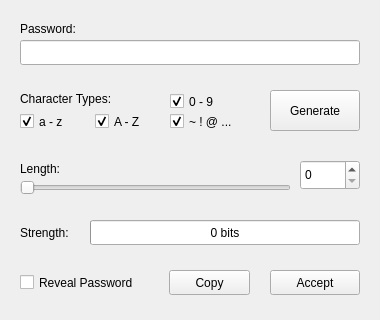
<?xml version="1.0" encoding="UTF-8"?>
<ui version="4.0">
 <class>Generator</class>
 <widget class="QWidget" name="Generator">
  <property name="geometry">
   <rect>
    <x>0</x>
    <y>0</y>
    <width>380</width>
    <height>320</height>
   </rect>
  </property>
  <property name="sizePolicy">
   <sizepolicy hsizetype="Fixed" vsizetype="Fixed">
    <horstretch>0</horstretch>
    <verstretch>0</verstretch>
   </sizepolicy>
  </property>
  <property name="maximumSize">
   <size>
    <width>380</width>
    <height>320</height>
   </size>
  </property>
  <property name="windowTitle">
   <string>PassMan Password Generator</string>
  </property>
  <widget class="QLabel" name="passwordPabel">
   <property name="geometry">
    <rect>
     <x>20</x>
     <y>20</y>
     <width>81</width>
     <height>17</height>
    </rect>
   </property>
   <property name="text">
    <string>Password:</string>
   </property>
  </widget>
  <widget class="QPushButton" name="copyButton">
   <property name="geometry">
    <rect>
     <x>169</x>
     <y>270</y>
     <width>81</width>
     <height>25</height>
    </rect>
   </property>
   <property name="text">
    <string>Copy</string>
   </property>
  </widget>
  <widget class="QPushButton" name="acceptButton">
   <property name="geometry">
    <rect>
     <x>270</x>
     <y>270</y>
     <width>90</width>
     <height>25</height>
    </rect>
   </property>
   <property name="text">
    <string>Accept</string>
   </property>
  </widget>
  <widget class="QLineEdit" name="passwordLineEdit">
   <property name="geometry">
    <rect>
     <x>20</x>
     <y>40</y>
     <width>340</width>
     <height>25</height>
    </rect>
   </property>
   <property name="echoMode">
    <enum>QLineEdit::Password</enum>
   </property>
  </widget>
  <widget class="QLabel" name="characterTypeLabel">
   <property name="geometry">
    <rect>
     <x>20</x>
     <y>90</y>
     <width>121</width>
     <height>17</height>
    </rect>
   </property>
   <property name="text">
    <string>Character Types:</string>
   </property>
  </widget>
  <widget class="QCheckBox" name="lowerCheckbox">
   <property name="geometry">
    <rect>
     <x>20</x>
     <y>110</y>
     <width>61</width>
     <height>23</height>
    </rect>
   </property>
   <property name="text">
    <string>a - z</string>
   </property>
   <property name="checked">
    <bool>true</bool>
   </property>
  </widget>
  <widget class="QCheckBox" name="upperCheckbox">
   <property name="geometry">
    <rect>
     <x>95</x>
     <y>110</y>
     <width>61</width>
     <height>23</height>
    </rect>
   </property>
   <property name="text">
    <string>A - Z</string>
   </property>
   <property name="checked">
    <bool>true</bool>
   </property>
  </widget>
  <widget class="QCheckBox" name="numeralCheckbox">
   <property name="geometry">
    <rect>
     <x>170</x>
     <y>90</y>
     <width>61</width>
     <height>23</height>
    </rect>
   </property>
   <property name="text">
    <string>0 - 9</string>
   </property>
   <property name="checked">
    <bool>true</bool>
   </property>
  </widget>
  <widget class="QCheckBox" name="otherCheckbox">
   <property name="geometry">
    <rect>
     <x>170</x>
     <y>110</y>
     <width>91</width>
     <height>23</height>
    </rect>
   </property>
   <property name="text">
    <string>~ ! @ ...</string>
   </property>
   <property name="checked">
    <bool>true</bool>
   </property>
  </widget>
  <widget class="QSlider" name="lengthSLider">
   <property name="geometry">
    <rect>
     <x>20</x>
     <y>180</y>
     <width>271</width>
     <height>16</height>
    </rect>
   </property>
   <property name="maximum">
    <number>64</number>
   </property>
   <property name="orientation">
    <enum>Qt::Horizontal</enum>
   </property>
  </widget>
  <widget class="QPushButton" name="generateButton">
   <property name="geometry">
    <rect>
     <x>270</x>
     <y>90</y>
     <width>90</width>
     <height>41</height>
    </rect>
   </property>
   <property name="text">
    <string>Generate</string>
   </property>
  </widget>
  <widget class="QLabel" name="lengthLabel">
   <property name="geometry">
    <rect>
     <x>20</x>
     <y>160</y>
     <width>61</width>
     <height>17</height>
    </rect>
   </property>
   <property name="text">
    <string>Length:</string>
   </property>
  </widget>
  <widget class="QSpinBox" name="lengthSpinBox">
   <property name="geometry">
    <rect>
     <x>300</x>
     <y>160</y>
     <width>60</width>
     <height>30</height>
    </rect>
   </property>
   <property name="maximum">
    <number>256</number>
   </property>
  </widget>
  <widget class="QLabel" name="strengthLabel">
   <property name="geometry">
    <rect>
     <x>20</x>
     <y>220</y>
     <width>71</width>
     <height>25</height>
    </rect>
   </property>
   <property name="text">
    <string>Strength:</string>
   </property>
  </widget>
  <widget class="QProgressBar" name="strengthProgressBar">
   <property name="geometry">
    <rect>
     <x>90</x>
     <y>220</y>
     <width>270</width>
     <height>25</height>
    </rect>
   </property>
   <property name="value">
    <number>0</number>
   </property>
   <property name="format">
    <string>%v bits</string>
   </property>
  </widget>
  <widget class="QCheckBox" name="revealPasswordCheckbox">
   <property name="geometry">
    <rect>
     <x>20</x>
     <y>270</y>
     <width>141</width>
     <height>25</height>
    </rect>
   </property>
   <property name="text">
    <string>Reveal Password</string>
   </property>
   <property name="checked">
    <bool>false</bool>
   </property>
  </widget>
 </widget>
 <resources/>
 <connections/>
</ui>
